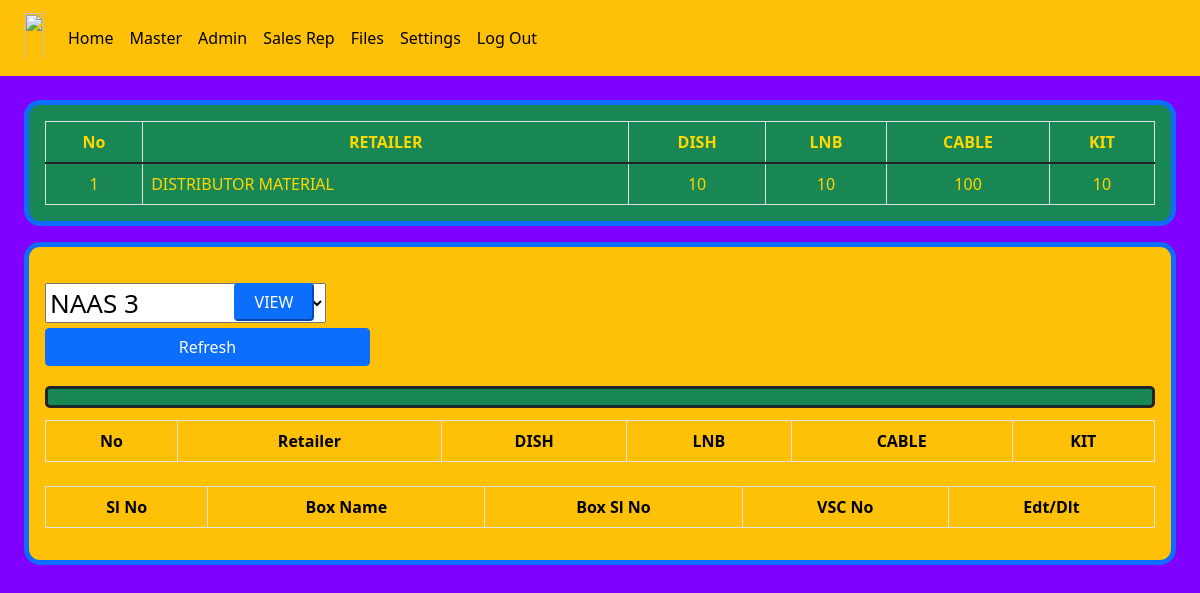
/stock_view_all, run on an earlier commit of the app's database.
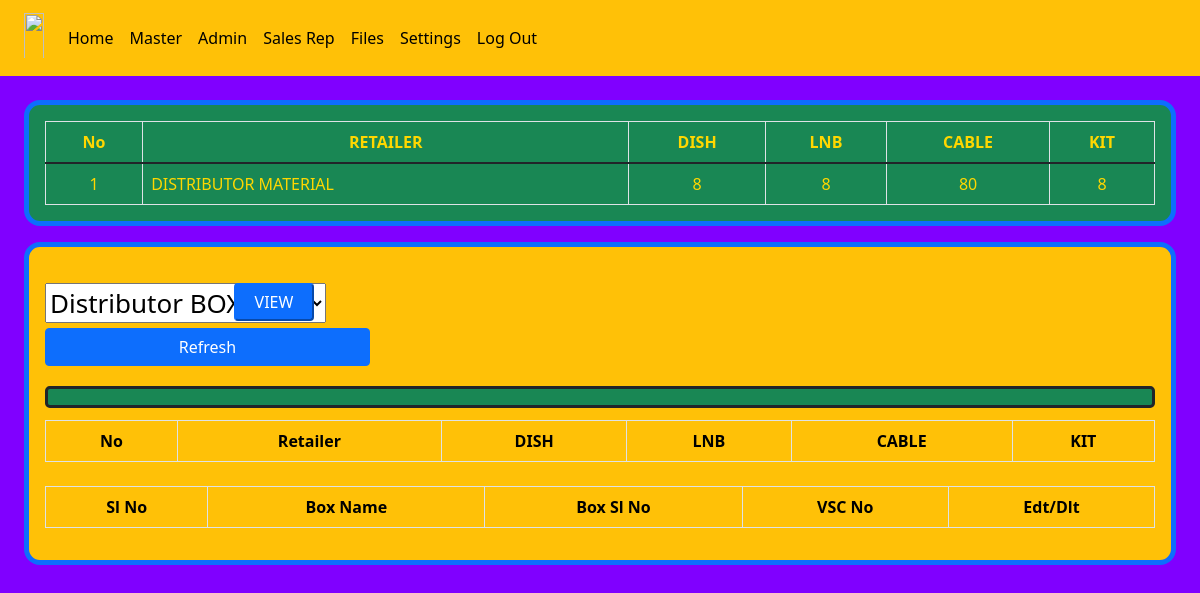
And on a later commit of the database.
### d2h_manager/models.py (models this page shows, shortened)
class product(models.Model):
    cable = models.PositiveIntegerField(default=0, null=True)
    lnb = models.PositiveIntegerField(default=0, null=True)
    dish = models.PositiveIntegerField(default=0, null=True)
    kit = models.PositiveIntegerField(default=0, null=True)

class retailer_master(models.Model):
    r_name=models.CharField(max_length=50 ,null=True)
    address=models.CharField(max_length=50 ,null=True)
    ph_no=models.CharField(max_length=50 ,null=True)
    def __str__(self):
        return self.r_name

### d2h_manager/views.py (the view)
# urls.py: path('stock_view_all',views.stock_view_all,name='stock_view_all'),
def stock_view_all(request):
    if request.method == 'POST':
        form = RetailerForm(request.POST)  # Initialize the form with POST data
        if form.is_valid():
            r_name = form.cleaned_data['r_name']
            retailer_obj = retailer_master.objects.filter(r_name=r_name).first()
            if retailer_obj:
                r_name_id = retailer_obj.id
                products = to_ret_product.objects.filter(retailer_id=retailer_obj.id)
                products1 = box_product.objects.filter(r_name_id=retailer_obj.id, woc_date__isnull=True)
                products3 = product.objects.all()
                products4 = box_product.objects.filter(Q(r_name_id='2') | Q(r_name_id=None),woc_date__isnull=True)
                products5 = retailer_master.objects.filter(r_name=r_name)
                return render(request, 'stock_view_all.html', {'products': products, 'products1': products1, 'products3': products3, 'products4': products4,'products5': products5,})
            else:
                return render(request, 'error.html', {'message': 'Retailer not found.'})
    else:
        form = RetailerForm()  # Initialize the form with no data for initial rendering
        products3 = product.objects.all()
        products4 = box_product.objects.filter(Q(r_name_id='2') | Q(r_name_id=None))
    return render(request, 'stock_view_all.html', {'form': form, 'products3': products3,'products4': products4,})

### d2h_manager/forms.py
class RetailerForm(forms.Form):
    r_name = forms.ModelChoiceField(queryset=retailer_master.objects.all(), empty_label=None, label="Retailer Name")

### d2h_manager/templates/stock_view_all.html (shortened to what the changed rows need)
{% extends 'blank_layout.html' %}
{% load static %}
{% block content %}
<div class="container-fluid">
    <div class="row">
        <div class="onlypc1 pt-3 ">
            <div class="bg-success p-2 pb-0 border border-5 rounded-4 border-primary onlypc1">
                <div class="p-2 pb-0">
                    <table id="example" class="table table-black-striped table-bordered" cellspacing="0" width="100%">
                        <thead>
                            <tr>
                                <th class="text-center" style="color: #FFD700;">No</th>
                                <th class="text-center" style="color: #FFD700;">RETAILER</th>
                                <th class="text-center" style="color: #FFD700;">DISH</th>
                                <th class="text-center" style="color: #FFD700;">LNB</th>
                                <th class="text-center" style="color: #FFD700;">CABLE</th>
                                <th class="text-center" style="color: #FFD700;">KIT</th>
                            </tr>
                        </thead>
                        <tbody>
                            {% for product3 in products3 %}
                            <tr>
                                <td class="text-center" style="color: #FFD700;">{{ forloop.counter0|add:1 }}</td>
                                <td style="color: #FFD700;">DISTRIBUTOR MATERIAL</td>
                                <td class="text-center" style="color: #FFD700;">{{ product3.dish }}</td>
                                <td class="text-center" style="color: #FFD700;">{{ product3.lnb }}</td>
                                <td class="text-center" style="color: #FFD700;">{{ product3.cable }}</td>
                                <td class="text-center" style="color: #FFD700;">{{ product3.kit }}</td>
                            </tr>
                            {% endfor %}
                        </tbody>
                    </table>
                </div>
            </div>
        </div>
    </div>
</div>
<div class="container-fluid">
    <div class="row">
        <div class="onlypc1 pt-3 ">
            <div class="bg-warning p-2 border border-5 rounded-4 border-primary onlypc1">
                <div class="col-12">
                    <form action="" method="post" enctype="application/x-www-form-urlencoded">
                        <section>
                            <div class="row px-2">
                                <div class="col-8 col-md-2" style="padding-top: 28px;">
                                    <div style="font-size: 26px;"> {{ form.r_name }}</div>
                                </div>
                            </div>
                        </section>
                    </form>
                </div>
                <div class="pt-2 px-2">
                    <table id="example" class="table table-striped table-bordered" cellspacing="0" width="100%">
                        <thead>
                            <tr>
                                <th class="text-center">No</th>
                                <th class="text-center">Retailer</th>
                                <th class="text-center">DISH</th>
                                <th class="text-center">LNB</th>
                                <th class="text-center">CABLE</th>
                                <th class="text-center">KIT</th>
                            </tr>
                        </thead>
                    </table>
                </div>
                <div class="p-2">
                    <table id="example" class="table table-striped table-bordered" cellspacing="0" width="100%">
                        <thead>
                            <tr>
                                <th class="text-center">Sl No</th>
                                <th class="text-center">Box Name</th>
                                <th class="text-center">Box Sl No</th>
                                <th class="text-center">VSC No</th>
                                <th class="text-center">Edt/Dlt</th>
                            </tr>
                        </thead>
                    </table>
                </div>
            </div>
        </div>
    </div>
</div>
{% endblock %}

What changed in the data, as far as the page shows it:
changed product: dish "10" → "8"; lnb "10" → "8"; cable "100" → "80"; kit "10" → "8"
changed retailer_master: r_name "NAAS 3" → "Distributor BOX"
